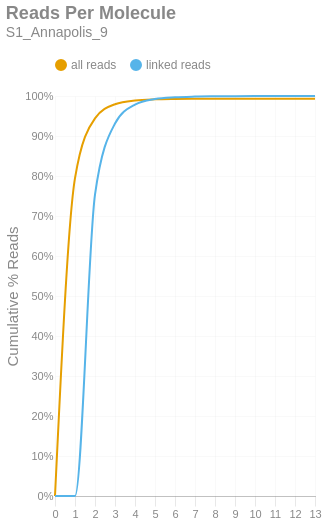

Notebook cell for this chart:
### Markdown cell above
### Reads per Molecule
This chart shows the cumulative distribution of the number of reads per linked molecule. That is, how many alignments are associated with a unique molecule. This excludes the number of reads associated with invalid or absent linked-read barcodes. The `linked` histogram is the percentages recalculated when disregarding singletons.

### Code cell
if SKIPLR:
    print_html(f"Skipped")
else:
    counts = np.bincount(valids['reads'].cast(pl.Int64).to_numpy())
    weighted = counts * np.arange(len(counts))
    all_perc = weighted / n_reads
    linked_perc = weighted / n_linked_reads
    linked_perc[1] = 0
    binned_df = pl.DataFrame({
        'readsper': list(range(len(counts))),
        'all reads (cumsum)': np.cumsum(all_perc).tolist(),
        'linked reads (cumsum)': np.cumsum(linked_perc).tolist(),
    })

    with SafeRender(binned_df):
        (
            density_plot(binned_df, 'Reads Per Molecule', samplename, 'readspmol')
            .encode(
                x=alt.X('readsper:O', title=None).axis(labelAngle=0).scale(padding=0),
                y=alt.Y('value:Q', title='Cumulative % Reads').axis(format='%').stack(False),
                color=alt.Color("key:N").scale(domain=["all reads", "linked reads"]),
                tooltip=[
                    alt.Tooltip("key:N", title="Data Type"),
                    alt.Tooltip("readsper:O", title="Reads Per Molecule"),
                    alt.Tooltip("value:Q", format=".2%", title="% Reads (Cum.)")
                ]            
            )
        ).display()

### Figure 1 — Vega-Lite specification as saved in the notebook (floating-point values rounded to 4 significant figures)
{"width": "container", "height": 400, "config": {"title": {"anchor": "start", "dy": -15, "fontSize": 18, "color": "#888888", "subtitleColor": "#888888", "subtitleFontSize": 14}, "arc": {"fill": "#0072B2"}, "axis": {"domainColor": "#888888", "domainWidth": 0.5, "gridWidth": 0.2, "grid": false, "titleFontWeight": 400, "titleFontSize": 15, "labelFontSize": 11, "labelColor": "#888888", "tickColor": "#888888", "tickWidth": 0.2, "titleColor": "#888888"}, "axisBand": {"grid": false}, "axisX": {"grid": true, "tickSize": 10, "domainCap": "round"}, "axisY": {"domain": false, "grid": true, "tickSize": 0, "domainCap": "round"}, "background": "transparent", "header": {"labelFontSize": 15, "labelColor": "#888888", "titleFontSize": 15, "titleFontWeight": 600, "titleColor": "#888888"}, "legend": {"labelFont": "sans-serif", "labelFontSize": 12, "labelColor": "#888888", "symbolSize": 100, "symbolType": "circle", "titleFontSize": 12, "titlePadding": 10, "titleColor": "#888888", "title": null, "orient": "top"}, "range": {"category": ["#E69F00", "#56B4E9", "#009E73", "#F0E442", "#0072B2", "#D55E00", "#CC79A7", "#000000"], "diverging": ["#cfe8f3", "#a2d4ec", "#73bfe2", "#46abdb", "#1696d2", "#12719e"]}, "area": {"fill": "#0072B2", "fillOpacity": 0.7, "line": true, "strokeOpacity": 0.7}, "line": {"color": "#0072B2", "stroke": "#0072B2", "strokeWidth": 2}, "trail": {"color": "#0072B2", "stroke": "#0072B2", "strokeWidth": 0, "size": 1}, "point": {"filled": true, "fillOpacity": 1.0, "size": 95}, "text": {"color": "#888888", "fontSize": 11, "align": "right", "fontWeight": 400, "size": 11}, "bar": {"fill": "#0072B2", "stroke": null}, "view": {"stroke": null, "continuousWidth": 660, "continuousHeight": 400}}, "data": {"name": "data-c313338ba28f7adb7b181d985fbce02e"}, "mark": {"type": "line", "interpolate": "monotone", "point": {"opacity": 0, "size": 275}}, "encoding": {"color": {"field": "key", "scale": {"domain": ["all reads", "linked reads"]}, "type": "nominal"}, "tooltip": [{"field": "key", "title": "Data Type", "type": "nominal"}, {"field": "readsper", "title": "Reads Per Molecule", "type": "ordinal"}, {"field": "value", "format": ".2%", "title": "% Reads (Cum.)", "type": "quantitative"}], "x": {"axis": {"labelAngle": 0}, "field": "readsper", "scale": {"padding": 0}, "title": null, "type": "ordinal"}, "y": {"axis": {"format": "%"}, "field": "value", "stack": false, "title": "Cumulative % Reads", "type": "quantitative"}}, "params": [{"name": "param_c36ac31b6afebe62", "select": {"type": "point", "fields": ["key"]}, "bind": "legend"}], "title": {"text": "Reads Per Molecule", "subtitle": "S1_Annapolis_9"}, "transform": [{"fold": ["all reads (cumsum)", "linked reads (cumsum)"]}, {"calculate": "replace(datum.key, ' (cumsum)', '')", "as": "key"}, {"filter": {"param": "param_c36ac31b6afebe62"}}], "usermeta": {"embedOptions": {"downloadFileName": "S1_Annapolis_9.readspmol"}}, "$schema": "https://vega.github.io/schema/vega-lite/v6.1.0.json", "datasets": {"data-c313338ba28f7adb7b181d985fbce02e": [{"readsper": 0, "all reads (cumsum)": 0.0, "linked reads (cumsum)": 0.0}, {"readsper": 1, "all reads (cumsum)": 0.7945, "linked reads (cumsum)": 0.0}, {"readsper": 2, "all reads (cumsum)": 0.9441, "linked reads (cumsum)": 0.7532}, {"readsper": 3, "all reads (cumsum)": 0.9795, "linked reads (cumsum)": 0.9312}, {"readsper": 4, "all reads (cumsum)": 0.9889, "linked reads (cumsum)": 0.9786}, {"readsper": 5, "all reads (cumsum)": 0.9917, "linked reads (cumsum)": 0.9925}, {"readsper": 6, "all reads (cumsum)": 0.9926, "linked reads (cumsum)": 0.9969}, {"readsper": 7, "all reads (cumsum)": 0.9929, "linked reads (cumsum)": 0.9986}, {"readsper": 8, "all reads (cumsum)": 0.993, "linked reads (cumsum)": 0.9992}, {"readsper": 9, "all reads (cumsum)": 0.9931, "linked reads (cumsum)": 0.9996}, {"readsper": 10, "all reads (cumsum)": 0.9931, "linked reads (cumsum)": 0.9998}, {"readsper": 11, "all reads (cumsum)": 0.9932, "linked reads (cumsum)": 0.9999}, {"readsper": 12, "all reads (cumsum)": 0.9932, "linked reads (cumsum)": 0.9999}, {"readsper": 13, "all reads (cumsum)": 0.9932, "linked reads (cumsum)": 1.0}]}}
